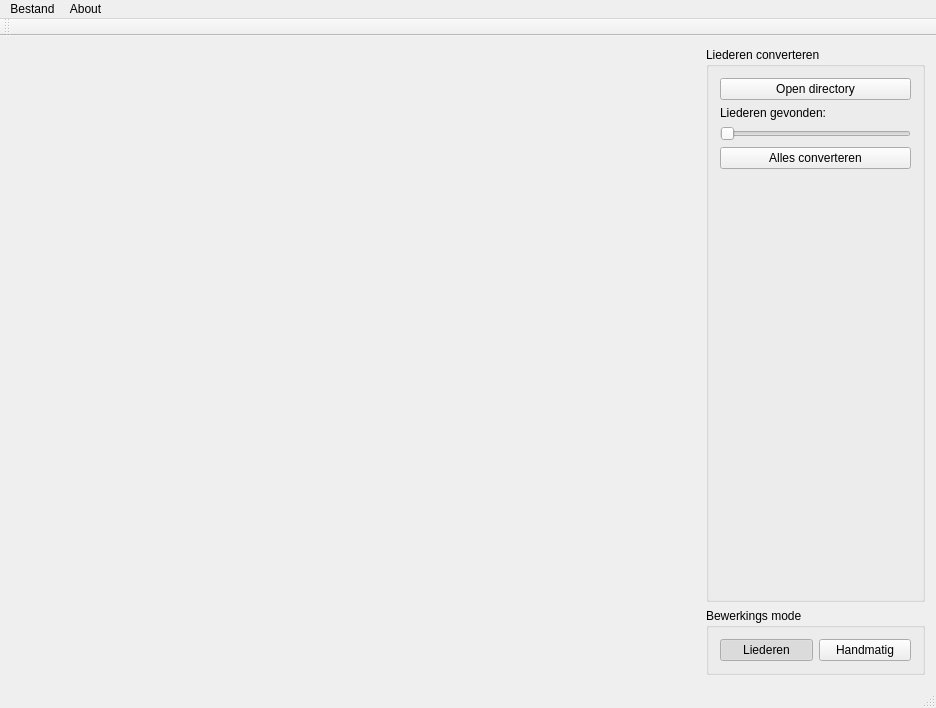
<?xml version="1.0" encoding="UTF-8"?>
<ui version="4.0">
 <class>MainWindow</class>
 <widget class="QMainWindow" name="MainWindow">
  <property name="geometry">
   <rect>
    <x>0</x>
    <y>0</y>
    <width>936</width>
    <height>702</height>
   </rect>
  </property>
  <property name="windowTitle">
   <string>Beam workshop</string>
  </property>
  <widget class="QWidget" name="centralWidget">
   <layout class="QHBoxLayout" name="horizontalLayout">
    <item>
     <widget class="ImageView" name="imageView" native="true">
      <property name="sizePolicy">
       <sizepolicy hsizetype="Expanding" vsizetype="Preferred">
        <horstretch>2</horstretch>
        <verstretch>0</verstretch>
       </sizepolicy>
      </property>
     </widget>
    </item>
    <item>
     <layout class="QVBoxLayout" name="verticalLayout_2">
      <item>
       <widget class="QStackedWidget" name="stackedWidget">
        <property name="currentIndex">
         <number>0</number>
        </property>
        <widget class="QWidget" name="songPage">
         <layout class="QVBoxLayout" name="verticalLayout_4">
          <property name="leftMargin">
           <number>0</number>
          </property>
          <property name="topMargin">
           <number>0</number>
          </property>
          <property name="rightMargin">
           <number>0</number>
          </property>
          <property name="bottomMargin">
           <number>0</number>
          </property>
          <item>
           <widget class="QGroupBox" name="groupBox_6">
            <property name="title">
             <string>Liederen converteren</string>
            </property>
            <layout class="QVBoxLayout" name="verticalLayout_5">
             <item>
              <widget class="QPushButton" name="openDirButton">
               <property name="text">
                <string>Open directory</string>
               </property>
              </widget>
             </item>
             <item>
              <widget class="QLabel" name="imagesFoundLabel">
               <property name="text">
                <string>Liederen gevonden:</string>
               </property>
              </widget>
             </item>
             <item>
              <widget class="QSlider" name="songSlider">
               <property name="enabled">
                <bool>false</bool>
               </property>
               <property name="maximum">
                <number>0</number>
               </property>
               <property name="orientation">
                <enum>Qt::Horizontal</enum>
               </property>
              </widget>
             </item>
             <item>
              <widget class="QPushButton" name="convertAllButton">
               <property name="text">
                <string>Alles converteren</string>
               </property>
              </widget>
             </item>
             <item>
              <spacer name="verticalSpacer_2">
               <property name="orientation">
                <enum>Qt::Vertical</enum>
               </property>
               <property name="sizeHint" stdset="0">
                <size>
                 <width>20</width>
                 <height>40</height>
                </size>
               </property>
              </spacer>
             </item>
            </layout>
           </widget>
          </item>
         </layout>
        </widget>
        <widget class="QWidget" name="manualPage">
         <layout class="QVBoxLayout" name="verticalLayout_3">
          <property name="leftMargin">
           <number>0</number>
          </property>
          <property name="topMargin">
           <number>0</number>
          </property>
          <property name="rightMargin">
           <number>0</number>
          </property>
          <property name="bottomMargin">
           <number>0</number>
          </property>
          <item>
           <widget class="QGroupBox" name="groupBox_2">
            <property name="title">
             <string>Schalen</string>
            </property>
            <layout class="QGridLayout" name="gridLayout_2">
             <item row="5" column="0">
              <widget class="QLabel" name="label_4">
               <property name="text">
                <string>Rand dikte</string>
               </property>
              </widget>
             </item>
             <item row="0" column="0" colspan="2">
              <widget class="QCheckBox" name="zoomCheckBox">
               <property name="text">
                <string>Zoom</string>
               </property>
              </widget>
             </item>
             <item row="3" column="0">
              <widget class="QCheckBox" name="cropHeaderCheckBox">
               <property name="text">
                <string>Crop header</string>
               </property>
               <property name="checked">
                <bool>true</bool>
               </property>
              </widget>
             </item>
             <item row="2" column="0">
              <widget class="QCheckBox" name="whiteBackgroundcheckBox">
               <property name="text">
                <string>Wit achtergrond</string>
               </property>
               <property name="checked">
                <bool>true</bool>
               </property>
              </widget>
             </item>
             <item row="1" column="0">
              <widget class="QCheckBox" name="autoCropCheckBox">
               <property name="text">
                <string>Automatisch bijsijden</string>
               </property>
               <property name="checked">
                <bool>true</bool>
               </property>
              </widget>
             </item>
             <item row="5" column="1">
              <widget class="QSpinBox" name="borderDistanceSpinBox">
               <property name="maximum">
                <number>100</number>
               </property>
               <property name="value">
                <number>10</number>
               </property>
              </widget>
             </item>
             <item row="4" column="0">
              <widget class="QCheckBox" name="cropFooterCheckBox">
               <property name="text">
                <string>Crop footer</string>
               </property>
               <property name="checked">
                <bool>true</bool>
               </property>
              </widget>
             </item>
            </layout>
           </widget>
          </item>
          <item>
           <widget class="QGroupBox" name="groupBox_4">
            <property name="title">
             <string>Helderheid</string>
            </property>
            <layout class="QGridLayout" name="gridLayout_4">
             <item row="3" column="1">
              <widget class="QSlider" name="gammaSlider">
               <property name="maximum">
                <number>400</number>
               </property>
               <property name="singleStep">
                <number>10</number>
               </property>
               <property name="value">
                <number>100</number>
               </property>
               <property name="orientation">
                <enum>Qt::Horizontal</enum>
               </property>
              </widget>
             </item>
             <item row="0" column="1">
              <widget class="QLabel" name="label">
               <property name="text">
                <string>Versterking (gain):</string>
               </property>
              </widget>
             </item>
             <item row="1" column="1">
              <widget class="QSlider" name="brightnessSlider">
               <property name="sizePolicy">
                <sizepolicy hsizetype="Expanding" vsizetype="Fixed">
                 <horstretch>0</horstretch>
                 <verstretch>0</verstretch>
                </sizepolicy>
               </property>
               <property name="minimum">
                <number>0</number>
               </property>
               <property name="maximum">
                <number>200</number>
               </property>
               <property name="singleStep">
                <number>10</number>
               </property>
               <property name="value">
                <number>100</number>
               </property>
               <property name="orientation">
                <enum>Qt::Horizontal</enum>
               </property>
              </widget>
             </item>
             <item row="3" column="2">
              <widget class="QDoubleSpinBox" name="gammaSpinBox">
               <property name="maximum">
                <double>4.000000000000000</double>
               </property>
               <property name="singleStep">
                <double>0.100000000000000</double>
               </property>
               <property name="value">
                <double>1.000000000000000</double>
               </property>
              </widget>
             </item>
             <item row="1" column="2">
              <widget class="QDoubleSpinBox" name="brightnessSpinBox">
               <property name="maximum">
                <double>2.000000000000000</double>
               </property>
               <property name="singleStep">
                <double>0.100000000000000</double>
               </property>
               <property name="value">
                <double>1.000000000000000</double>
               </property>
              </widget>
             </item>
             <item row="2" column="1">
              <widget class="QLabel" name="label_5">
               <property name="text">
                <string>Gamma:</string>
               </property>
              </widget>
             </item>
            </layout>
           </widget>
          </item>
          <item>
           <widget class="QGroupBox" name="groupBox_3">
            <property name="title">
             <string>Resolutie</string>
            </property>
            <layout class="QGridLayout" name="gridLayout_3">
             <item row="0" column="1">
              <widget class="QSpinBox" name="widthSpinBox">
               <property name="maximum">
                <number>9999</number>
               </property>
               <property name="value">
                <number>1280</number>
               </property>
              </widget>
             </item>
             <item row="0" column="0">
              <widget class="QLabel" name="label_3">
               <property name="text">
                <string>Breedte</string>
               </property>
              </widget>
             </item>
             <item row="1" column="0">
              <widget class="QLabel" name="label_2">
               <property name="text">
                <string>Hoogte</string>
               </property>
              </widget>
             </item>
             <item row="1" column="1">
              <widget class="QSpinBox" name="heightSpinBox">
               <property name="maximum">
                <number>9999</number>
               </property>
               <property name="value">
                <number>924</number>
               </property>
              </widget>
             </item>
            </layout>
           </widget>
          </item>
          <item>
           <widget class="QGroupBox" name="groupBox">
            <property name="sizePolicy">
             <sizepolicy hsizetype="Minimum" vsizetype="Preferred">
              <horstretch>0</horstretch>
              <verstretch>0</verstretch>
             </sizepolicy>
            </property>
            <property name="minimumSize">
             <size>
              <width>200</width>
              <height>0</height>
             </size>
            </property>
            <property name="title">
             <string/>
            </property>
            <layout class="QVBoxLayout" name="verticalLayout">
             <item>
              <spacer name="verticalSpacer">
               <property name="orientation">
                <enum>Qt::Vertical</enum>
               </property>
               <property name="sizeHint" stdset="0">
                <size>
                 <width>20</width>
                 <height>40</height>
                </size>
               </property>
              </spacer>
             </item>
             <item>
              <widget class="QCheckBox" name="addSongNrCheckBox">
               <property name="text">
                <string>Lied nr toevoegen</string>
               </property>
               <property name="checked">
                <bool>true</bool>
               </property>
              </widget>
             </item>
             <item>
              <widget class="QCheckBox" name="autoExportCheckBox">
               <property name="text">
                <string>Auto export</string>
               </property>
              </widget>
             </item>
             <item>
              <widget class="QPushButton" name="saveButton">
               <property name="text">
                <string>Snel opslaan</string>
               </property>
              </widget>
             </item>
            </layout>
           </widget>
          </item>
         </layout>
        </widget>
       </widget>
      </item>
      <item>
       <widget class="QGroupBox" name="groupBox_5">
        <property name="title">
         <string>Bewerkings mode</string>
        </property>
        <layout class="QHBoxLayout" name="horizontalLayout_2">
         <item>
          <widget class="QPushButton" name="songButton">
           <property name="text">
            <string>Liederen</string>
           </property>
           <property name="checkable">
            <bool>true</bool>
           </property>
           <property name="checked">
            <bool>true</bool>
           </property>
           <property name="autoExclusive">
            <bool>true</bool>
           </property>
          </widget>
         </item>
         <item>
          <widget class="QPushButton" name="manualButton">
           <property name="text">
            <string>Handmatig</string>
           </property>
           <property name="checkable">
            <bool>true</bool>
           </property>
           <property name="autoExclusive">
            <bool>true</bool>
           </property>
          </widget>
         </item>
        </layout>
       </widget>
      </item>
     </layout>
    </item>
   </layout>
  </widget>
  <widget class="QMenuBar" name="menuBar">
   <property name="geometry">
    <rect>
     <x>0</x>
     <y>0</y>
     <width>936</width>
     <height>21</height>
    </rect>
   </property>
   <widget class="QMenu" name="menuFile">
    <property name="title">
     <string>Bestand</string>
    </property>
    <addaction name="actionOpen"/>
    <addaction name="actionOpslaan_als"/>
   </widget>
   <widget class="QMenu" name="menuAbout">
    <property name="title">
     <string>About</string>
    </property>
    <addaction name="actionAbout"/>
   </widget>
   <addaction name="menuFile"/>
   <addaction name="menuAbout"/>
  </widget>
  <widget class="QToolBar" name="mainToolBar">
   <property name="enabled">
    <bool>true</bool>
   </property>
   <attribute name="toolBarArea">
    <enum>TopToolBarArea</enum>
   </attribute>
   <attribute name="toolBarBreak">
    <bool>false</bool>
   </attribute>
  </widget>
  <widget class="QStatusBar" name="statusBar"/>
  <action name="actionOpen">
   <property name="text">
    <string>Openen</string>
   </property>
  </action>
  <action name="actionOpslaan_als">
   <property name="text">
    <string>Opslaan als...</string>
   </property>
  </action>
  <action name="actionAbout">
   <property name="text">
    <string>About BeamWorkshop</string>
   </property>
  </action>
 </widget>
 <layoutdefault spacing="6" margin="11"/>
 <customwidgets>
  <customwidget>
   <class>ImageView</class>
   <extends>QWidget</extends>
   <header location="global">gui/imageview.h</header>
   <container>1</container>
  </customwidget>
 </customwidgets>
 <resources/>
 <connections/>
</ui>
